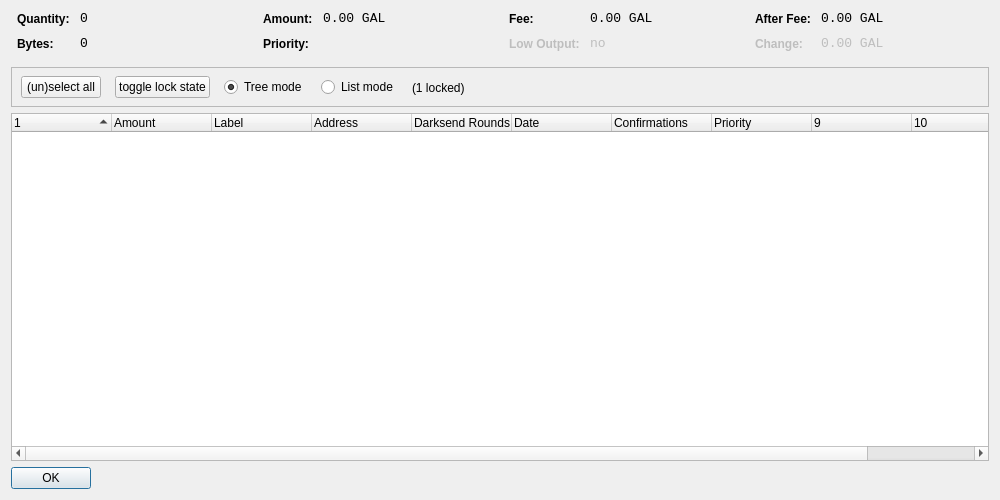
<?xml version="1.0" encoding="UTF-8"?>
<ui version="4.0">
 <class>CoinControlDialog</class>
 <widget class="QDialog" name="CoinControlDialog">
  <property name="geometry">
   <rect>
    <x>0</x>
    <y>0</y>
    <width>1000</width>
    <height>500</height>
   </rect>
  </property>
  <property name="windowTitle">
   <string>Coin Control</string>
  </property>
  <layout class="QVBoxLayout" name="verticalLayout">
   <item>
    <layout class="QHBoxLayout" name="horizontalLayoutTop" stretch="0,0,0,0">
     <property name="topMargin">
      <number>0</number>
     </property>
     <property name="bottomMargin">
      <number>10</number>
     </property>
     <item>
      <layout class="QFormLayout" name="formLayoutCoinControl1">
       <property name="horizontalSpacing">
        <number>10</number>
       </property>
       <property name="verticalSpacing">
        <number>10</number>
       </property>
       <property name="leftMargin">
        <number>6</number>
       </property>
       <property name="rightMargin">
        <number>6</number>
       </property>
       <item row="0" column="0">
        <widget class="QLabel" name="labelCoinControlQuantityText">
         <property name="styleSheet">
          <string notr="true">font-weight:bold;</string>
         </property>
         <property name="text">
          <string>Quantity:</string>
         </property>
        </widget>
       </item>
       <item row="0" column="1">
        <widget class="QLabel" name="labelCoinControlQuantity">
         <property name="font">
          <font>
           <family>Monospace</family>
           <pointsize>10</pointsize>
          </font>
         </property>
         <property name="cursor">
          <cursorShape>IBeamCursor</cursorShape>
         </property>
         <property name="contextMenuPolicy">
          <enum>Qt::ActionsContextMenu</enum>
         </property>
         <property name="text">
          <string notr="true">0</string>
         </property>
         <property name="textInteractionFlags">
          <set>Qt::LinksAccessibleByMouse|Qt::TextSelectableByKeyboard|Qt::TextSelectableByMouse</set>
         </property>
        </widget>
       </item>
       <item row="1" column="0">
        <widget class="QLabel" name="labelCoinControlBytesText">
         <property name="styleSheet">
          <string notr="true">font-weight:bold;</string>
         </property>
         <property name="text">
          <string>Bytes:</string>
         </property>
        </widget>
       </item>
       <item row="1" column="1">
        <widget class="QLabel" name="labelCoinControlBytes">
         <property name="font">
          <font>
           <family>Monospace</family>
           <pointsize>10</pointsize>
          </font>
         </property>
         <property name="cursor">
          <cursorShape>IBeamCursor</cursorShape>
         </property>
         <property name="contextMenuPolicy">
          <enum>Qt::ActionsContextMenu</enum>
         </property>
         <property name="text">
          <string notr="true">0</string>
         </property>
         <property name="textInteractionFlags">
          <set>Qt::LinksAccessibleByMouse|Qt::TextSelectableByKeyboard|Qt::TextSelectableByMouse</set>
         </property>
        </widget>
       </item>
      </layout>
     </item>
     <item>
      <layout class="QFormLayout" name="formLayoutCoinControl2">
       <property name="horizontalSpacing">
        <number>10</number>
       </property>
       <property name="verticalSpacing">
        <number>10</number>
       </property>
       <property name="leftMargin">
        <number>6</number>
       </property>
       <property name="rightMargin">
        <number>6</number>
       </property>
       <item row="0" column="0">
        <widget class="QLabel" name="labelCoinControlAmountText">
         <property name="styleSheet">
          <string notr="true">font-weight:bold;</string>
         </property>
         <property name="text">
          <string>Amount:</string>
         </property>
        </widget>
       </item>
       <item row="0" column="1">
        <widget class="QLabel" name="labelCoinControlAmount">
         <property name="font">
          <font>
           <family>Monospace</family>
           <pointsize>10</pointsize>
          </font>
         </property>
         <property name="cursor">
          <cursorShape>IBeamCursor</cursorShape>
         </property>
         <property name="contextMenuPolicy">
          <enum>Qt::ActionsContextMenu</enum>
         </property>
         <property name="text">
          <string notr="true">0.00 GAL</string>
         </property>
         <property name="textInteractionFlags">
          <set>Qt::LinksAccessibleByMouse|Qt::TextSelectableByKeyboard|Qt::TextSelectableByMouse</set>
         </property>
        </widget>
       </item>
       <item row="1" column="0">
        <widget class="QLabel" name="labelCoinControlPriorityText">
         <property name="styleSheet">
          <string notr="true">font-weight:bold;</string>
         </property>
         <property name="text">
          <string>Priority:</string>
         </property>
        </widget>
       </item>
       <item row="1" column="1">
        <widget class="QLabel" name="labelCoinControlPriority">
         <property name="font">
          <font>
           <family>Monospace</family>
           <pointsize>10</pointsize>
          </font>
         </property>
         <property name="cursor">
          <cursorShape>IBeamCursor</cursorShape>
         </property>
         <property name="contextMenuPolicy">
          <enum>Qt::ActionsContextMenu</enum>
         </property>
         <property name="text">
          <string/>
         </property>
         <property name="textInteractionFlags">
          <set>Qt::LinksAccessibleByMouse|Qt::TextSelectableByKeyboard|Qt::TextSelectableByMouse</set>
         </property>
        </widget>
       </item>
      </layout>
     </item>
     <item>
      <layout class="QFormLayout" name="formLayoutCoinControl3">
       <property name="horizontalSpacing">
        <number>10</number>
       </property>
       <property name="verticalSpacing">
        <number>10</number>
       </property>
       <property name="leftMargin">
        <number>6</number>
       </property>
       <property name="rightMargin">
        <number>6</number>
       </property>
       <item row="0" column="0">
        <widget class="QLabel" name="labelCoinControlFeeText">
         <property name="styleSheet">
          <string notr="true">font-weight:bold;</string>
         </property>
         <property name="text">
          <string>Fee:</string>
         </property>
        </widget>
       </item>
       <item row="0" column="1">
        <widget class="QLabel" name="labelCoinControlFee">
         <property name="font">
          <font>
           <family>Monospace</family>
           <pointsize>10</pointsize>
          </font>
         </property>
         <property name="cursor">
          <cursorShape>IBeamCursor</cursorShape>
         </property>
         <property name="contextMenuPolicy">
          <enum>Qt::ActionsContextMenu</enum>
         </property>
         <property name="text">
          <string notr="true">0.00 GAL</string>
         </property>
         <property name="textInteractionFlags">
          <set>Qt::LinksAccessibleByMouse|Qt::TextSelectableByKeyboard|Qt::TextSelectableByMouse</set>
         </property>
        </widget>
       </item>
       <item row="1" column="0">
        <widget class="QLabel" name="labelCoinControlLowOutputText">
         <property name="enabled">
          <bool>false</bool>
         </property>
         <property name="styleSheet">
          <string notr="true">font-weight:bold;</string>
         </property>
         <property name="text">
          <string>Low Output:</string>
         </property>
        </widget>
       </item>
       <item row="1" column="1">
        <widget class="QLabel" name="labelCoinControlLowOutput">
         <property name="enabled">
          <bool>false</bool>
         </property>
         <property name="font">
          <font>
           <family>Monospace</family>
           <pointsize>10</pointsize>
          </font>
         </property>
         <property name="cursor">
          <cursorShape>IBeamCursor</cursorShape>
         </property>
         <property name="contextMenuPolicy">
          <enum>Qt::ActionsContextMenu</enum>
         </property>
         <property name="text">
          <string notr="true">no</string>
         </property>
         <property name="textInteractionFlags">
          <set>Qt::LinksAccessibleByMouse|Qt::TextSelectableByKeyboard|Qt::TextSelectableByMouse</set>
         </property>
        </widget>
       </item>
      </layout>
     </item>
     <item>
      <layout class="QFormLayout" name="formLayoutCoinControl4">
       <property name="horizontalSpacing">
        <number>10</number>
       </property>
       <property name="verticalSpacing">
        <number>10</number>
       </property>
       <property name="leftMargin">
        <number>6</number>
       </property>
       <property name="rightMargin">
        <number>6</number>
       </property>
       <item row="0" column="0">
        <widget class="QLabel" name="labelCoinControlAfterFeeText">
         <property name="styleSheet">
          <string notr="true">font-weight:bold;</string>
         </property>
         <property name="text">
          <string>After Fee:</string>
         </property>
        </widget>
       </item>
       <item row="0" column="1">
        <widget class="QLabel" name="labelCoinControlAfterFee">
         <property name="font">
          <font>
           <family>Monospace</family>
           <pointsize>10</pointsize>
          </font>
         </property>
         <property name="cursor">
          <cursorShape>IBeamCursor</cursorShape>
         </property>
         <property name="contextMenuPolicy">
          <enum>Qt::ActionsContextMenu</enum>
         </property>
         <property name="text">
          <string notr="true">0.00 GAL</string>
         </property>
         <property name="textInteractionFlags">
          <set>Qt::LinksAccessibleByMouse|Qt::TextSelectableByKeyboard|Qt::TextSelectableByMouse</set>
         </property>
        </widget>
       </item>
       <item row="1" column="0">
        <widget class="QLabel" name="labelCoinControlChangeText">
         <property name="enabled">
          <bool>false</bool>
         </property>
         <property name="styleSheet">
          <string notr="true">font-weight:bold;</string>
         </property>
         <property name="text">
          <string>Change:</string>
         </property>
        </widget>
       </item>
       <item row="1" column="1">
        <widget class="QLabel" name="labelCoinControlChange">
         <property name="enabled">
          <bool>false</bool>
         </property>
         <property name="font">
          <font>
           <family>Monospace</family>
           <pointsize>10</pointsize>
          </font>
         </property>
         <property name="cursor">
          <cursorShape>IBeamCursor</cursorShape>
         </property>
         <property name="contextMenuPolicy">
          <enum>Qt::ActionsContextMenu</enum>
         </property>
         <property name="text">
          <string notr="true">0.00 GAL</string>
         </property>
         <property name="textInteractionFlags">
          <set>Qt::LinksAccessibleByMouse|Qt::TextSelectableByKeyboard|Qt::TextSelectableByMouse</set>
         </property>
        </widget>
       </item>
      </layout>
     </item>
    </layout>
   </item>
   <item>
    <widget class="QFrame" name="frame">
     <property name="minimumSize">
      <size>
       <width>0</width>
       <height>40</height>
      </size>
     </property>
     <property name="frameShape">
      <enum>QFrame::StyledPanel</enum>
     </property>
     <property name="frameShadow">
      <enum>QFrame::Sunken</enum>
     </property>
     <widget class="QWidget" name="horizontalLayoutWidget">
      <property name="geometry">
       <rect>
        <x>10</x>
        <y>0</y>
        <width>781</width>
        <height>41</height>
       </rect>
      </property>
      <layout class="QHBoxLayout" name="horizontalLayoutPanel" stretch="0,0,0,0,0">
       <property name="spacing">
        <number>14</number>
       </property>
       <item>
        <widget class="QPushButton" name="pushButtonSelectAll">
         <property name="sizePolicy">
          <sizepolicy hsizetype="Maximum" vsizetype="Fixed">
           <horstretch>0</horstretch>
           <verstretch>0</verstretch>
          </sizepolicy>
         </property>
         <property name="text">
          <string>(un)select all</string>
         </property>
        </widget>
       </item>
        <item>
         <widget class="QPushButton" name="pushButtonToggleLock">
          <property name="sizePolicy">
           <sizepolicy hsizetype="Maximum" vsizetype="Fixed">
            <horstretch>0</horstretch>
            <verstretch>0</verstretch>
           </sizepolicy>
          </property>
          <property name="text">
           <string>toggle lock state</string>
          </property>
          <property name="autoDefault">
           <bool>false</bool>
          </property>
         </widget>
        </item>
       <item>
        <widget class="QRadioButton" name="radioTreeMode">
         <property name="sizePolicy">
          <sizepolicy hsizetype="Maximum" vsizetype="Fixed">
           <horstretch>0</horstretch>
           <verstretch>0</verstretch>
          </sizepolicy>
         </property>
         <property name="text">
          <string>Tree mode</string>
         </property>
         <property name="checked">
          <bool>true</bool>
         </property>
        </widget>
       </item>
       <item>
        <widget class="QRadioButton" name="radioListMode">
         <property name="sizePolicy">
          <sizepolicy hsizetype="Maximum" vsizetype="Fixed">
           <horstretch>0</horstretch>
           <verstretch>0</verstretch>
          </sizepolicy>
         </property>
         <property name="text">
          <string>List mode</string>
         </property>
        </widget>
       </item>
        <item>
         <widget class="QLabel" name="labelLocked">
          <property name="text">
           <string>(1 locked)</string>
          </property>
         </widget>
        </item>
       <item>
        <spacer name="horizontalSpacer">
         <property name="orientation">
          <enum>Qt::Horizontal</enum>
         </property>
         <property name="sizeHint" stdset="0">
          <size>
           <width>40</width>
           <height>20</height>
          </size>
         </property>
        </spacer>
       </item>
      </layout>
     </widget>
    </widget>
   </item>
   <item>
    <widget class="CoinControlTreeWidget" name="treeWidget">
     <property name="contextMenuPolicy">
      <enum>Qt::CustomContextMenu</enum>
     </property>
     <property name="sortingEnabled">
      <bool>false</bool>
     </property>
     <property name="columnCount">
      <number>11</number>
     </property>
     <attribute name="headerShowSortIndicator" stdset="0">
      <bool>true</bool>
     </attribute>
     <attribute name="headerStretchLastSection">
      <bool>false</bool>
     </attribute>
     <column>
      <property name="text">
       <string/>
      </property>
     </column>
     <column>
      <property name="text">
       <string>Amount</string>
      </property>
     </column>
     <column>
      <property name="text">
       <string>Label</string>
      </property>
     </column>
     <column>
      <property name="text">
       <string>Address</string>
      </property>
     </column>
     <column>
      <property name="text">
       <string>Darksend Rounds</string>
      </property>
    </column>
     <column>
      <property name="text">
       <string>Date</string>
      </property>
     </column>
     <column>
      <property name="text">
       <string>Confirmations</string>
      </property>
      <property name="toolTip">
       <string>Confirmed</string>
      </property>
     </column>
     <column>
      <property name="text">
       <string>Priority</string>
      </property>
     </column>
     <column>
      <property name="text">
       <string/>
      </property>
     </column>
     <column>
      <property name="text">
       <string/>
      </property>
     </column>
     <column>
      <property name="text">
       <string/>
      </property>
     </column>
     <column>
      <property name="text">
       <string/>
      </property>
     </column>
    </widget>
   </item>
   <item>
    <widget class="QDialogButtonBox" name="buttonBox">
     <property name="sizePolicy">
      <sizepolicy hsizetype="Maximum" vsizetype="Fixed">
       <horstretch>0</horstretch>
       <verstretch>0</verstretch>
      </sizepolicy>
     </property>
     <property name="orientation">
      <enum>Qt::Horizontal</enum>
     </property>
     <property name="standardButtons">
      <set>QDialogButtonBox::Ok</set>
     </property>
    </widget>
   </item>
  </layout>
 </widget>
 <customwidgets>
  <customwidget>
   <class>CoinControlTreeWidget</class>
   <extends>QTreeWidget</extends>
   <header>coincontroltreewidget.h</header>
  </customwidget>
 </customwidgets>
 <resources/>
 <connections/>
</ui>
